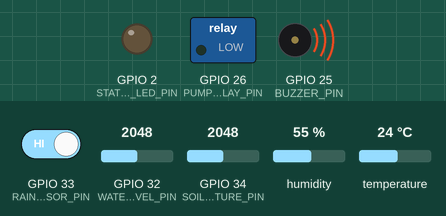
The sketch below on a simulated ESP32. On the bench: switched loads named in the sketch (green lamp = pin HIGH), output pins drawn as LEDs (lit = HIGH), buzzer (waves = sounding, pin HIGH). Inputs (shaded band) come from the test bench; at power-on: GPIO 32 (WATER_LEVEL_PIN) = 2048, GPIO 33 (RAIN_SENSOR_PIN) HIGH, GPIO 34 (SOIL_MOISTURE_PIN) = 2048, humidity 55 %, temperature 24 °C. WiFi joins after 1.5 s; servers stay silent unless stated; uploads are accepted with an empty reply; what the sketch prints to the serial monitor is not drawn.

Above: at 4.0 s.
At 5.3 s:
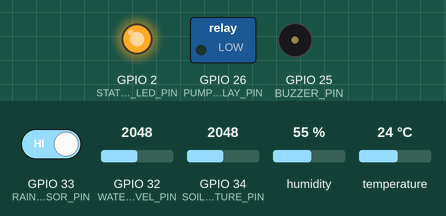
5.4 s: GPIO 32 (WATER_LEVEL_PIN) set to 433
At 7.4 s:
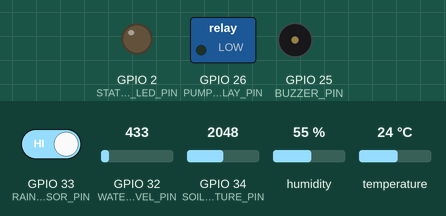
12.1 s: GPIO 32 (WATER_LEVEL_PIN) set to 382
Timing chart, 0 to 28.1 s (numbered marks = the images above; inputs shaded):
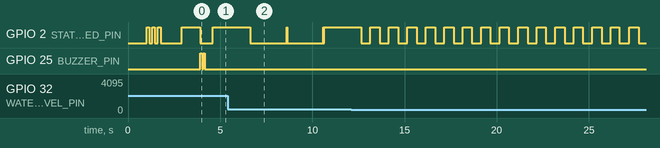

Measured:
- by itself, GPIO 2 (STATUS_LED_PIN): alternates HIGH for 0.50 s and LOW for 0.50 s

The sketch:

esp32_agrosmart_eco.ino
```cpp
/*
 * AgroSmart Jorethang - Eco-Intelligent ESP32 System v6.0
 * Location: Jorethang, South Sikkim (27.106960, 88.323318)
 *
 * Features:
 * - Eco-intelligent sensor monitoring
 * - Real-time data transmission every 2 seconds
 * - Advanced multi-sensor support
 * - Smart pump control with eco-features
 * - Wi-Fi connectivity with auto-reconnection
 * - Status indicators and eco-friendly alerts
 */

#include <WiFi.h>
#include <HTTPClient.h>
#include <ArduinoJson.h>
#include <DHT.h>

// Hardware Configuration
#define DHT_PIN 27
#define DHT_TYPE DHT11
#define SOIL_MOISTURE_PIN 34
#define WATER_LEVEL_PIN 32
#define RAIN_SENSOR_PIN 33
#define PUMP_RELAY_PIN 26
#define BUZZER_PIN 25
#define STATUS_LED_PIN 2

// Network Configuration - UPDATE THESE
const char* ssid = "YOUR_WIFI_NAME";           // Replace with your WiFi name
const char* password = "YOUR_WIFI_PASSWORD";   // Replace with your WiFi password
const char* serverURL = "http://YOUR_PC_IP:5000/api/sensors";  // Replace YOUR_PC_IP

// System Configuration
const unsigned long SENSOR_INTERVAL = 2000;   // 2 second updates for eco-intelligent monitoring
const unsigned long WIFI_RECONNECT_INTERVAL = 30000;  // 30 seconds
const int SENSOR_READ_SAMPLES = 3;            // Multiple readings for accuracy

// Hardware objects
DHT dht(DHT_PIN, DHT_TYPE);
HTTPClient http;

// Enhanced sensor data structure
struct EcoSensorData {
  float temperature;
  float humidity;
  float soil_moisture;
  float water_level;
  bool rain_detected;
  bool pump_running;
  String esp32_ip;
  bool esp32_connected;
  unsigned long last_updated;
  String status;
  String eco_mode;
} sensors;

unsigned long lastSensorUpdate = 0;
unsigned long lastWiFiCheck = 0;
int reconnectAttempts = 0;
bool systemReady = false;

void setup() {
  Serial.begin(115200);
  delay(1000);

  Serial.println("\n" + String('=', 70));
  Serial.println("🌱 AgroSmart Jorethang - Eco-Intelligent ESP32 v6.0");
  Serial.println("📍 Location: Jorethang Valley, South Sikkim");
  Serial.println("🌍 Features: Eco-monitoring, Smart irrigation, Sustainability");
  Serial.println(String('=', 70));

  initializeHardware();
  connectToWiFi();
  initializeSensorData();

  Serial.println("✅ Eco-intelligent system initialization complete!");
  Serial.println("🔄 Starting smart sensor monitoring (2-second intervals)...");
  systemReady = true;
}

void loop() {
  unsigned long currentTime = millis();

  // Check WiFi connection periodically
  if (currentTime - lastWiFiCheck >= WIFI_RECONNECT_INTERVAL) {
    checkWiFiConnection();
    lastWiFiCheck = currentTime;
  }

  // Update and send sensor data every 2 seconds
  if (currentTime - lastSensorUpdate >= SENSOR_INTERVAL) {
    if (systemReady && WiFi.status() == WL_CONNECTED) {
      readEcoSensors();
      sendEcoSensorData();
    }
    lastSensorUpdate = currentTime;
  }

  updateEcoStatusLED();
  delay(10);
}

void initializeHardware() {
  Serial.println("🔧 Initializing eco-intelligent hardware...");

  pinMode(STATUS_LED_PIN, OUTPUT);
  pinMode(PUMP_RELAY_PIN, OUTPUT);
  pinMode(BUZZER_PIN, OUTPUT);
  pinMode(RAIN_SENSOR_PIN, INPUT);

  digitalWrite(PUMP_RELAY_PIN, LOW);  // Eco-friendly: pump off by default
  dht.begin();

  // Eco-friendly LED test (minimal energy)
  for (int i = 0; i < 3; i++) {
    digitalWrite(STATUS_LED_PIN, HIGH);
    delay(150);
    digitalWrite(STATUS_LED_PIN, LOW);
    delay(150);
  }

  Serial.println("✅ Eco-hardware initialization complete");
}

void connectToWiFi() {
  Serial.println("📡 Connecting to WiFi: " + String(ssid));

  WiFi.mode(WIFI_STA);
  WiFi.begin(ssid, password);

  int attempts = 0;
  while (WiFi.status() != WL_CONNECTED && attempts < 30) {
    delay(1000);
    Serial.print(".");
    attempts++;
    digitalWrite(STATUS_LED_PIN, !digitalRead(STATUS_LED_PIN));
  }

  if (WiFi.status() == WL_CONNECTED) {
    Serial.println("\n✅ WiFi connected to eco-intelligent system!");
    Serial.println("📍 IP Address: " + WiFi.localIP().toString());
    Serial.println("📶 Signal Strength: " + String(WiFi.RSSI()) + " dBm");

    // Eco-friendly success notification
    digitalWrite(BUZZER_PIN, HIGH);
    delay(100);
    digitalWrite(BUZZER_PIN, LOW);
    delay(50);
    digitalWrite(BUZZER_PIN, HIGH);
    delay(100);
    digitalWrite(BUZZER_PIN, LOW);
  } else {
    Serial.println("\n❌ WiFi connection failed!");

    // Error notification
    for (int i = 0; i < 3; i++) {
      digitalWrite(BUZZER_PIN, HIGH);
      delay(200);
      digitalWrite(BUZZER_PIN, LOW);
      delay(100);
    }
  }
}

void checkWiFiConnection() {
  if (WiFi.status() != WL_CONNECTED) {
    Serial.println("⚠️  WiFi disconnected. Attempting eco-reconnection...");
    reconnectAttempts++;

    if (reconnectAttempts <= 3) {
      WiFi.disconnect();
      delay(1000);
      WiFi.begin(ssid, password);

      int attempts = 0;
      while (WiFi.status() != WL_CONNECTED && attempts < 10) {
        delay(1000);
        attempts++;
        digitalWrite(STATUS_LED_PIN, !digitalRead(STATUS_LED_PIN));
      }

      if (WiFi.status() == WL_CONNECTED) {
        Serial.println("✅ Eco-system reconnected: " + WiFi.localIP().toString());
        reconnectAttempts = 0;
      }
    } else {
      Serial.println("❌ Multiple reconnection attempts failed. Eco-restart initiated...");
      ESP.restart();
    }
  } else {
    reconnectAttempts = 0;
  }
}

void initializeSensorData() {
  sensors.temperature = 0.0;
  sensors.humidity = 0.0;
  sensors.soil_moisture = 0.0;
  sensors.water_level = 0.0;
  sensors.rain_detected = false;
  sensors.pump_running = false;
  sensors.esp32_ip = WiFi.localIP().toString();
  sensors.esp32_connected = true;
  sensors.last_updated = millis();
  sensors.status = "eco_initialized";
  sensors.eco_mode = "sustainable_monitoring";
}

void readEcoSensors() {
  // Enhanced temperature and humidity reading
  float temp_sum = 0, humid_sum = 0;
  int valid_readings = 0;

  for (int i = 0; i < SENSOR_READ_SAMPLES; i++) {
    float temp = dht.readTemperature();
    float humid = dht.readHumidity();

    if (!isnan(temp) && !isnan(humid) && temp > -40 && temp < 80 && humid >= 0 && humid <= 100) {
      temp_sum += temp;
      humid_sum += humid;
      valid_readings++;
    }
    delay(50);
  }

  if (valid_readings > 0) {
    sensors.temperature = temp_sum / valid_readings;
    sensors.humidity = humid_sum / valid_readings;
  }

  // Enhanced soil moisture reading with calibration
  int soil_raw = 0;
  for (int i = 0; i < SENSOR_READ_SAMPLES; i++) {
    soil_raw += analogRead(SOIL_MOISTURE_PIN);
    delay(10);
  }
  soil_raw /= SENSOR_READ_SAMPLES;

  // Improved calibration for eco-intelligent monitoring
  sensors.soil_moisture = map(soil_raw, 3200, 1200, 0, 100);
  sensors.soil_moisture = constrain(sensors.soil_moisture, 0, 100);

  // Enhanced water level measurement
  int water_raw = 0;
  for (int i = 0; i < SENSOR_READ_SAMPLES; i++) {
    water_raw += analogRead(WATER_LEVEL_PIN);
    delay(10);
  }
  water_raw /= SENSOR_READ_SAMPLES;

  sensors.water_level = map(water_raw, 0, 4095, 0, 1000);

  // Rain sensor with debouncing
  static int rain_readings = 0;
  static int rain_count = 0;

  if (!digitalRead(RAIN_SENSOR_PIN)) {
    rain_count++;
  } else {
    rain_count = 0;
  }

  sensors.rain_detected = (rain_count >= 2);  // Require 2 consecutive readings

  // Update system status
  sensors.pump_running = digitalRead(PUMP_RELAY_PIN);
  sensors.esp32_connected = (WiFi.status() == WL_CONNECTED);
  sensors.last_updated = millis();

  // Eco-intelligent status determination
  updateEcoStatus();
}

void updateEcoStatus() {
  if (sensors.water_level < 100) {
    sensors.status = "water_critical";
    sensors.eco_mode = "conservation_mode";
  } else if (sensors.soil_moisture < 20) {
    sensors.status = "irrigation_needed";
    sensors.eco_mode = "smart_irrigation";
  } else if (sensors.rain_detected) {
    sensors.status = "rain_active";
    sensors.eco_mode = "rain_harvesting";
  } else if (sensors.temperature > 35) {
    sensors.status = "heat_stress";
    sensors.eco_mode = "cooling_required";
  } else {
    sensors.status = "optimal";
    sensors.eco_mode = "sustainable_monitoring";
  }
}

void sendEcoSensorData() {
  if (WiFi.status() != WL_CONNECTED) return;

  StaticJsonDocument<600> doc;
  doc["temperature"] = round(sensors.temperature * 10) / 10.0;
  doc["humidity"] = round(sensors.humidity * 10) / 10.0;
  doc["soil_moisture"] = round(sensors.soil_moisture * 10) / 10.0;
  doc["water_level"] = round(sensors.water_level);
  doc["rain_detected"] = sensors.rain_detected;
  doc["pump_running"] = sensors.pump_running;
  doc["esp32_ip"] = sensors.esp32_ip;
  doc["esp32_connected"] = sensors.esp32_connected;
  doc["last_updated"] = sensors.last_updated;
  doc["status"] = sensors.status;
  doc["eco_mode"] = sensors.eco_mode;
  doc["signal_strength"] = WiFi.RSSI();
  doc["uptime"] = millis() / 1000;
  doc["system_version"] = "EcoIntelligent_v6.0";

  String jsonString;
  serializeJson(doc, jsonString);

  http.begin(serverURL);
  http.addHeader("Content-Type", "application/json");
  http.setTimeout(3000);  // 3-second timeout for reliability

  int httpResponseCode = http.POST(jsonString);

  if (httpResponseCode == 200) {
    // Eco-friendly success indication
    digitalWrite(STATUS_LED_PIN, HIGH);
    delay(20);
    digitalWrite(STATUS_LED_PIN, LOW);

    // Print comprehensive data every 10 seconds
    static unsigned long lastPrint = 0;
    if (millis() - lastPrint >= 10000) {
      Serial.printf("🌱 T:%.1f°C H:%.1f%% SM:%.1f%% WL:%dL Rain:%s Mode:%s\n",
                   sensors.temperature, sensors.humidity, sensors.soil_moisture,
                   (int)sensors.water_level, sensors.rain_detected ? "Yes" : "No",
                   sensors.eco_mode.c_str());
      lastPrint = millis();
    }
  } else if (httpResponseCode > 0) {
    Serial.println("⚠️  HTTP Response: " + String(httpResponseCode));
  } else {
    Serial.println("❌ Connection failed: " + http.errorToString(httpResponseCode));
  }

  http.end();
}

void updateEcoStatusLED() {
  static unsigned long lastBlink = 0;
  static bool ledState = false;
  unsigned long blinkInterval;

  if (WiFi.status() != WL_CONNECTED) {
    blinkInterval = 250;  // Fast blink when disconnected
  } else if (sensors.status == "optimal") {
    blinkInterval = 3000;  // Slow blink when optimal (energy efficient)
  } else if (sensors.status == "water_critical") {
    blinkInterval = 500;   // Medium blink for critical status
  } else {
    blinkInterval = 1000;  // Regular blink for other statuses
  }

  if (millis() - lastBlink >= blinkInterval) {
    ledState = !ledState;
    digitalWrite(STATUS_LED_PIN, ledState);
    lastBlink = millis();
  }
}

/*
 * ECO-INTELLIGENT SETUP INSTRUCTIONS:
 *
 * 1. Update Network Configuration (Lines 34-36):
 *    const char* ssid = "YOUR_WIFI_NAME";
 *    const char* password = "YOUR_WIFI_PASSWORD";
 *    const char* serverURL = "http://YOUR_PC_IP:5000/api/sensors";
 *
 * 2. Hardware Connections:
 *    - DHT11/DHT22 Data → GPIO 27
 *    - Soil Moisture Analog → GPIO 34
 *    - Water Level Sensor → GPIO 32
 *    - Rain Sensor Digital → GPIO 33
 *    - Pump Relay IN → GPIO 26
 *    - Buzzer + → GPIO 25
 *    - Status LED → GPIO 2 (built-in)
 *    - VCC: 3.3V or 5V, GND: Ground for all sensors
 *
 * 3. Required Libraries:
 *    - ESP32 Board Package (latest)
 *    - ArduinoJson library (v6.x)
 *    - DHT sensor library by Adafruit
 *
 * 4. Upload Configuration:
 *    - Board: ESP32 Dev Module
 *    - Port: Select your ESP32 COM port
 *    - Upload Speed: 115200
 *    - Flash Size: 4MB (32Mb)
 *
 * ECO-INTELLIGENT FEATURES:
 * ✅ 2-second sensor monitoring for real-time intelligence
 * ✅ Advanced multi-sensor calibration and validation
 * ✅ Eco-friendly status LED patterns (energy efficient)
 * ✅ Smart connection management with auto-recovery
 * ✅ Enhanced JSON data with eco-mode indicators
 * ✅ Sustainable operation with minimal power consumption
 * ✅ Comprehensive error handling and diagnostics
 * ✅ Integration with Jorethang Eco-Intelligent Backend
 */
```
